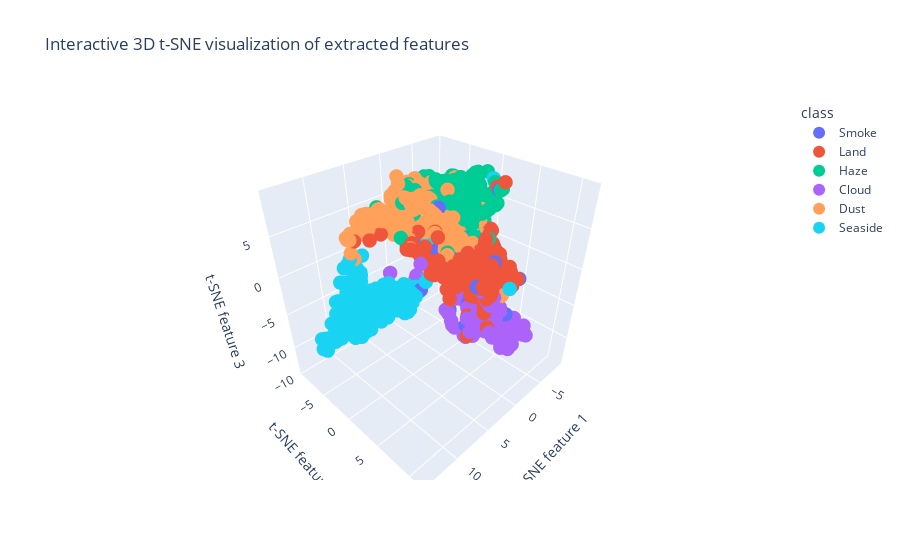

Notebook cell for this chart:
### Code cell
import plotly.express as px

df = pd.DataFrame({
    'tsne-1': X_tsne_3d[:, 0],
    'tsne-2': X_tsne_3d[:, 1],
    'tsne-3': X_tsne_3d[:, 2],
    'class': [class_labels[i] for i in y_true]
})

fig = px.scatter_3d(df, x='tsne-1', y='tsne-2', z='tsne-3',
                    color='class', 
                    title='Interactive 3D t-SNE visualization of extracted features',
                    labels={'tsne-1': 't-SNE feature 1', 
                            'tsne-2': 't-SNE feature 2', 
                            'tsne-3': 't-SNE feature 3'},
                    hover_data=['class'])

fig.update_traces(marker=dict(size=5))
fig.update_layout(legend=dict(itemsizing='constant'))
fig.show()

### Figure 1 — Plotly figure (JSON) as saved in the notebook; plotly's stock layout.template omitted (floating-point values rounded to 4 significant figures; data arrays with more than 128 entries replaced by an {"elided": "..."} marker saying what was removed)
{"data": [{"customdata": {"elided": "203x1 str values"}, "hovertemplate": "class=%{customdata[0]}<br>t-SNE feature 1=%{x}<br>t-SNE feature 2=%{y}<br>t-SNE feature 3=%{z}<extra></extra>", "legendgroup": "Smoke", "marker": {"color": "#636efa", "size": 5, "symbol": "circle"}, "mode": "markers", "name": "Smoke", "scene": "scene", "showlegend": true, "type": "scatter3d", "x": {"elided": "203 float values"}, "y": {"elided": "203 float values"}, "z": {"elided": "203 float values"}}, {"customdata": {"elided": "205x1 str values"}, "hovertemplate": "class=%{customdata[0]}<br>t-SNE feature 1=%{x}<br>t-SNE feature 2=%{y}<br>t-SNE feature 3=%{z}<extra></extra>", "legendgroup": "Land", "marker": {"color": "#EF553B", "size": 5, "symbol": "circle"}, "mode": "markers", "name": "Land", "scene": "scene", "showlegend": true, "type": "scatter3d", "x": {"elided": "205 float values"}, "y": {"elided": "205 float values"}, "z": {"elided": "205 float values"}}, {"customdata": {"elided": "200x1 str values"}, "hovertemplate": "class=%{customdata[0]}<br>t-SNE feature 1=%{x}<br>t-SNE feature 2=%{y}<br>t-SNE feature 3=%{z}<extra></extra>", "legendgroup": "Haze", "marker": {"color": "#00cc96", "size": 5, "symbol": "circle"}, "mode": "markers", "name": "Haze", "scene": "scene", "showlegend": true, "type": "scatter3d", "x": {"elided": "200 float values"}, "y": {"elided": "200 float values"}, "z": {"elided": "200 float values"}}, {"customdata": {"elided": "233x1 str values"}, "hovertemplate": "class=%{customdata[0]}<br>t-SNE feature 1=%{x}<br>t-SNE feature 2=%{y}<br>t-SNE feature 3=%{z}<extra></extra>", "legendgroup": "Cloud", "marker": {"color": "#ab63fa", "size": 5, "symbol": "circle"}, "mode": "markers", "name": "Cloud", "scene": "scene", "showlegend": true, "type": "scatter3d", "x": {"elided": "233 float values"}, "y": {"elided": "233 float values"}, "z": {"elided": "233 float values"}}, {"customdata": {"elided": "202x1 str values"}, "hovertemplate": "class=%{customdata[0]}<br>t-SNE feature 1=%{x}<br>t-SNE feature 2=%{y}<br>t-SNE feature 3=%{z}<extra></extra>", "legendgroup": "Dust", "marker": {"color": "#FFA15A", "size": 5, "symbol": "circle"}, "mode": "markers", "name": "Dust", "scene": "scene", "showlegend": true, "type": "scatter3d", "x": {"elided": "202 float values"}, "y": {"elided": "202 float values"}, "z": {"elided": "202 float values"}}, {"customdata": {"elided": "202x1 str values"}, "hovertemplate": "class=%{customdata[0]}<br>t-SNE feature 1=%{x}<br>t-SNE feature 2=%{y}<br>t-SNE feature 3=%{z}<extra></extra>", "legendgroup": "Seaside", "marker": {"color": "#19d3f3", "size": 5, "symbol": "circle"}, "mode": "markers", "name": "Seaside", "scene": "scene", "showlegend": true, "type": "scatter3d", "x": {"elided": "202 float values"}, "y": {"elided": "202 float values"}, "z": {"elided": "202 float values"}}], "layout": {"legend": {"itemsizing": "constant", "title": {"text": "class"}, "tracegroupgap": 0}, "scene": {"domain": {"x": [0, 1], "y": [0, 1]}, "xaxis": {"title": {"text": "t-SNE feature 1"}}, "yaxis": {"title": {"text": "t-SNE feature 2"}}, "zaxis": {"title": {"text": "t-SNE feature 3"}}}, "title": {"text": "Interactive 3D t-SNE visualization of extracted features"}}}
